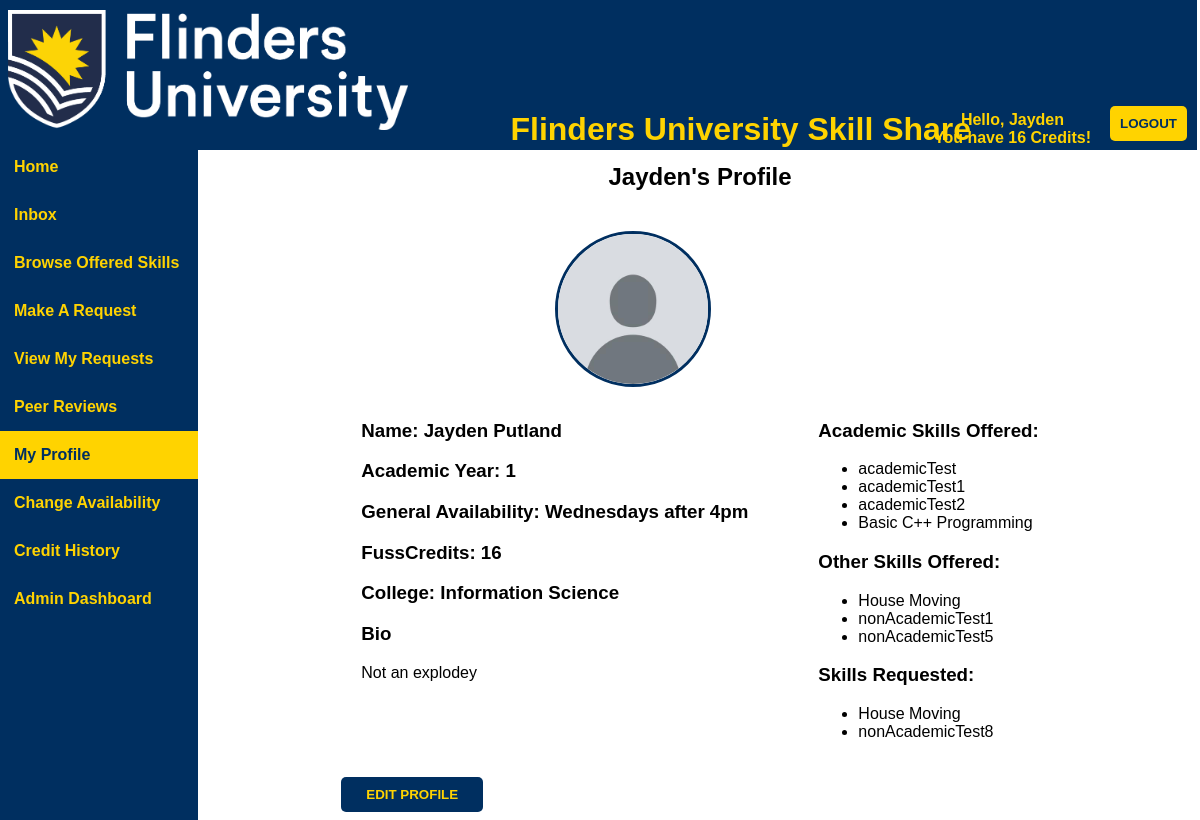
Page /Webpages/studentProfile.php (signed in) on the committed database.
### tables this page shows
CREATE TABLE `userdata`
(
    `id`             int(11) PRIMARY KEY AUTO_INCREMENT,
    `email`          varchar(45)          NOT NULL,
    `firstName`      varchar(80)          NOT NULL,
    `lastName`       varchar(80)          NOT NULL,
    `password`       varchar(255)         NOT NULL,
    `imageName`      varchar(255)         NOT NULL DEFAULT 'default-avatar.jpg',
    `imagePath`      varchar(255)         NOT NULL DEFAULT '../userProfilePictures/default-avatar.jpg',
    `academicYear`   tinyint(3)           NOT NULL DEFAULT 1,
    `credits`        smallint(4) UNSIGNED NOT NULL DEFAULT 10,
    `college`        varchar(60)          NOT NULL DEFAULT '',
    `bio`            varchar(255)         NOT NULL DEFAULT '',
    `availability`   varchar(255)                  DEFAULT NULL,
    `last_active`    date                          DEFAULT '2025-01-01',
    `Suspended`      tinyint(1)           NOT NULL DEFAULT 0,
    `suspendedUntil` date                          DEFAULT NULL,
    `Deleted`        tinyint(1)           NOT NULL DEFAULT 0,
    `admin`          tinyint(1)           NOT NULL DEFAULT 0
) AUTO_INCREMENT = 9;

CREATE TABLE `userskills`
(
    `id`        int(11) REFERENCES userdata (id) ON DELETE CASCADE ON UPDATE CASCADE,
    `skillName` varchar(60) NOT NULL,
    PRIMARY KEY (id, skillName)
);

CREATE TABLE `userrequestedskills`
(
    `id`        int(11)      NOT NULL,
    `skillName` varchar(255) NOT NULL,
    PRIMARY KEY (id, skillName)
);

### src/Webpages/studentProfile.php (the view, shortened to what this page needs)
<?php
$id = $_SESSION['id'];
$uid = isset($_GET['id']) && is_numeric($_GET['id']) ? intval($_GET['id']) : $_SESSION['id'];
include '../inc/dbconn.inc.php';
$getfirstNamestmt = $conn->prepare('SELECT firstName FROM userdata WHERE id=?');
$getfirstNamestmt->bind_param('i', $uid);
$getfirstNamestmt->execute();
$firstName = $getfirstNamestmt->get_result()->fetch_assoc()['firstName'];
$getloggedFirstNamestmt = $conn->prepare('SELECT firstName FROM userdata WHERE id=?');
$getloggedFirstNamestmt->bind_param('i', $id);
$getloggedFirstNamestmt->execute();
$loggedFirstName = $getloggedFirstNamestmt->get_result()->fetch_assoc()['firstName'];
$getlastNamestmt = $conn->prepare('SELECT lastName FROM userdata WHERE id=?');
$getlastNamestmt->bind_param('i', $uid);
$getlastNamestmt->execute();
$lastName = $getlastNamestmt->get_result()->fetch_assoc()['lastName'];
$getUserImageStmt = $conn->prepare('SELECT imagePath FROM userdata WHERE id=?');
$getUserImageStmt->bind_param('i', $uid);
$getUserImageStmt->execute();
$imagePath = $getUserImageStmt->get_result()->fetch_assoc()['imagePath'];
$getUserImageAltStmt = $conn->prepare('SELECT imageName FROM userdata WHERE id=?');
$getUserImageAltStmt->bind_param('i', $uid);
$getUserImageAltStmt->execute();
$imageAlt = $getUserImageAltStmt->get_result()->fetch_assoc()['imageName'];
$getUserYearStmt = $conn->prepare('SELECT academicYear FROM userdata WHERE id=?');
$getUserYearStmt->bind_param('i', $uid);
$getUserYearStmt->execute();
$userYear = $getUserYearStmt->get_result()->fetch_assoc()['academicYear'];
$getUserCreditStmt = $conn->prepare('SELECT credits FROM userdata WHERE id=?');
$getUserCreditStmt->bind_param('i', $uid);
$getUserCreditStmt->execute();
$userCredits = $getUserCreditStmt->get_result()->fetch_assoc()['credits'];
$getUserCreditStmt = $conn->prepare('SELECT credits FROM userdata WHERE id=?');
$getUserCreditStmt->bind_param('i', $id);
$getUserCreditStmt->execute();
$loggedUserCredits = $getUserCreditStmt->get_result()->fetch_assoc()['credits'];
$getUserCollegeStmt = $conn->prepare('SELECT college FROM userdata WHERE id=?');
$getUserCollegeStmt->bind_param('i', $uid);
$getUserCollegeStmt->execute();
$userCollege = $getUserCollegeStmt->get_result()->fetch_assoc()['college'];
$getUserBioStmt = $conn->prepare('SELECT bio FROM userdata WHERE id=?');
$getUserBioStmt->bind_param('i', $uid);
$getUserBioStmt->execute();
$userBio = $getUserBioStmt->get_result()->fetch_assoc()['bio'];
$getUserAvailabilityStmt = $conn->prepare('SELECT availability FROM userdata WHERE id=?');
$getUserAvailabilityStmt->bind_param('i', $uid);
$getUserAvailabilityStmt->execute();
$userAvailability = $getUserAvailabilityStmt->get_result()->fetch_assoc()['availability'];
$getUserAdminStmt = $conn->prepare('SELECT admin FROM userdata WHERE id=?');
$getUserAdminStmt->bind_param('i', $id);
$getUserAdminStmt->execute();
$getUserAdmin = $getUserAdminStmt->get_result();
  if ($row = $getUserAdmin->fetch_assoc()) {
    $getUserAdmin = $row['admin'];
  }
?>
<!DOCTYPE html>
<html lang="en-AU">
<head>
  <link rel="stylesheet" href="studentProfile.css">
</head>
<body>
  <div id="topBanner">
    <div id="flindersLogo">
      <img id="imgLogo" src="./images/Logo_Flinders_white.png" alt="Logo for Flinders University" id="flindersLogo">
    </div>
    <div id="title">
      <header>
        <h1>Flinders University Skill Share</h1>
      </header>
    </div>
    <div id="UserDetails">
      <h4> <a id="profileLink" href="./studentProfile.php">
          <?php echo "Hello, " . $loggedFirstName . "<br>" . "You have " . $loggedUserCredits . " Credits!" ?> </a></h4>
    </div>
    <div id="logoutButton">
      <input id="logButton" class="button" type="button" onclick="location.href='./loginPages/logout.php';"
        value="Logout" />
    </div>
  </div>
<div id="sideBar">
    <ul class="sidebar">
            <li> <a href="./student-homepage.php">Home</a> </li>
            <li> <a href="./inbox.php"> Inbox</a> </li>
            <li> <a href="./browsePage.php"> Browse Offered Skills</a> </li>
            <li> <a href="./requests.php"> Make A Request</a> </li>
            <li> <a href="./myRequests.php">View My Requests</a> </li>
            <li> <a href="./PeerFeedback.php">Peer Reviews</a> </li>
            <li> <a class="active" href="./studentProfile.php">My Profile</a> </li>
            <li> <a href="./changeAvailability.php">Change Availability</a> </li>
            <li> <a href="./creditHistory.php">Credit History</a> </li>
            <?php if ($getUserAdmin == 1) echo '<li> <a href="./admin-pages/admin-dashboard.html">Admin Dashboard</a> </li>' ?>
    </ul>
  </div>
  <main>
    <div id="mainContent">
      <h2 id="header"><?php echo $firstName?>'s Profile </h2>
      <div class="profileContainer">
        <div class="profileDetails">
            <img id="profilePic" src="<?php echo $imagePath ?>" alt="<?php echo $imageAlt ?>"> <br>
            <div id="pesonalInfo">
            <h3 id="name" class="profileItem"> Name: <?php echo $firstName. " ". $lastName ?> </h3>
            <h3 id="adademicYear" class="profileItem"> Academic Year: <?php echo $userYear ?> </h3>
            <h3 id="availability" class="profileItem"> General Availability: <?php echo $userAvailability ?> </h3>
            <h3 id="credits" class="profileItem"> FussCredits: <?php echo $userCredits ?></h3>
            <h3 id="college" class="profileItem"> College: <?php echo $userCollege ?></h3>
            <h3 id="BioTitle" class="profileItem"> Bio</h3>
            <p id="bioText" class="profileItem"> <?php echo $userBio ?> </p>
            </div>
        </div>
        <div id="skillsList">
          <h3> Academic Skills Offered: </h3>
          <?php
          $getAcademicSkillsStmt = $conn->prepare('SELECT userskills.skillName FROM userskills INNER JOIN skills ON userskills.skillName = skills.skillName WHERE skills.academic=1 AND userskills.id=?');
          $getAcademicSkillsStmt->bind_param('i', $uid);
          $getAcademicSkillsStmt->execute();
          $academicSkills = $getAcademicSkillsStmt->get_result();
          if ($academicSkills->num_rows > 0) {
            echo "<ul>";
            while ($row = $academicSkills->fetch_assoc()) {
              echo "<li>" . htmlspecialchars($row['skillName']) . "</li>";
            }
            echo "</ul>";
          } else {
            echo "<p>No academic skills listed.</p>";
          }
          ?>
          <h3> Other Skills Offered: </h3>
          <?php
          $getOtherSkillsStmt = $conn->prepare('SELECT userskills.skillName FROM userskills INNER JOIN skills ON userskills.skillName = skills.skillName WHERE skills.academic=0 AND userskills.id=?');
          $getOtherSkillsStmt->bind_param('i', $uid);
          $getOtherSkillsStmt->execute();
          $otherSkills = $getOtherSkillsStmt->get_result();
          if ($otherSkills->num_rows > 0) {
            echo "<ul>";
            while ($row = $otherSkills->fetch_assoc()) {
              echo "<li>" . htmlspecialchars($row['skillName']) . "</li>";
            }
            echo "</ul>";
          } else {
            echo "<p>No Other skills Offered.</p>";
          }
          ?>
          <h3> Skills Requested: </h3>
          <?php
          $getRequestedSkillsStmt = $conn->prepare('SELECT skillName FROM userrequestedskills WHERE id=?');
          $getRequestedSkillsStmt->bind_param('i', $uid);
          $getRequestedSkillsStmt->execute();
          $requestedSkills = $getRequestedSkillsStmt->get_result();
          if ($requestedSkills->num_rows > 0) {
            echo "<ul>";
            while ($row = $requestedSkills->fetch_assoc()) {
              echo "<li>" . htmlspecialchars($row['skillName']) . "</li>";
            }
            echo "</ul>";
          } else {
            echo "<p>No Skills Requested.</p>";
          }
          ?>
        </div>
      </div>
      <?php
      if (($uid == $id) || ($getUserAdmin == 1)) {
        echo '<div class="editProfile"><button id="editProfileButton" class="button" onclick="location.href=\'./editProfile.php?id=' . $uid . '\';">Edit Profile</button></div>';
      }
      ?>
    </div>
  </main>

### src/Webpages/studentProfile.css (style rules this page uses)
body { font-family: Helvetica, Arial, sans-serif; }
#topBanner { background-color: #002F60; color: #000000; padding: 10px 5px 10px 10px; text-align: center; align-items: center; justify-content: left; display: block; margin-top: -15px; margin-left: -10px; width: 100%; height: 100vh; max-height: 130px; position: sticky; top: 0; }
#flindersLogo { display: block; float: left; }
#imgLogo { height: 120px; width: 400px; }
#title { width: 90%; text-align: center; color: #ffD300; padding-top: 80px; }
#UserDetails { position: absolute; top: 90px; right: 106px; color: #ffD300; }
#logoutButton { position: absolute; right: 10px; top: 106px; align-items: center; }
#logButton { background-color: #ffD300; padding: 10px 10px; font-weight: bold; text-transform: uppercase; color: #002F60; border: none; border-radius: 5px; cursor: pointer; }
.sidebar { list-style-type: none; margin-left: -10px; margin-top: -0px; padding: 0; width: 200px; background-color: #002F60; height: 100vh; position: fixed; overflow: auto; }
.sidebar a { display: block; color: #ffD300; padding: 15px 16px; text-decoration: none; font-weight: bold; }
.sidebar .active { background-color: #ffD300; color: #002F60; }
main { margin-left: 200px; }
#header { text-align: center; }
#profileLink { color: #ffD300; text-decoration: none; }
.button { padding: 10px 25px; font-weight: bold; text-transform: uppercase; color: #ffD300; border: none; border-radius: 5px; background-color: #002F60; cursor: pointer; }
#profilePic { height: 150px; width: 150px; border-radius: 50%; object-fit: cover; border: 3px solid #002F60; margin-bottom: 10px; left: 50%; position: relative; }
.profileContainer { display: flex; flex-direction: row; align-items: flex-start; gap: 50px; padding: 20px; }
#skillsList { padding-top: 170px; list-style-type: disc; padding-left: 20px; }
#mainContent { justify-content: space-around; display: grid; align-items: baseline; }

### rows in the picture
userdata: firstName "Jayden", credits "16", imagePath+imageName (placeholder picture), lastName "Putland", academicYear "1", availability "Wednesdays after 4pm", college "Information Science", bio "Not an explodey"
userskills: skillName "academicTest"
userskills: skillName "academicTest1"
userskills: skillName "academicTest2"
userskills: skillName "Basic C++ Programming"
userskills: skillName "House Moving"
userskills: skillName "nonAcademicTest1"
userskills: skillName "nonAcademicTest5"
userrequestedskills: skillName "House Moving"
userrequestedskills: skillName "nonAcademicTest8"
